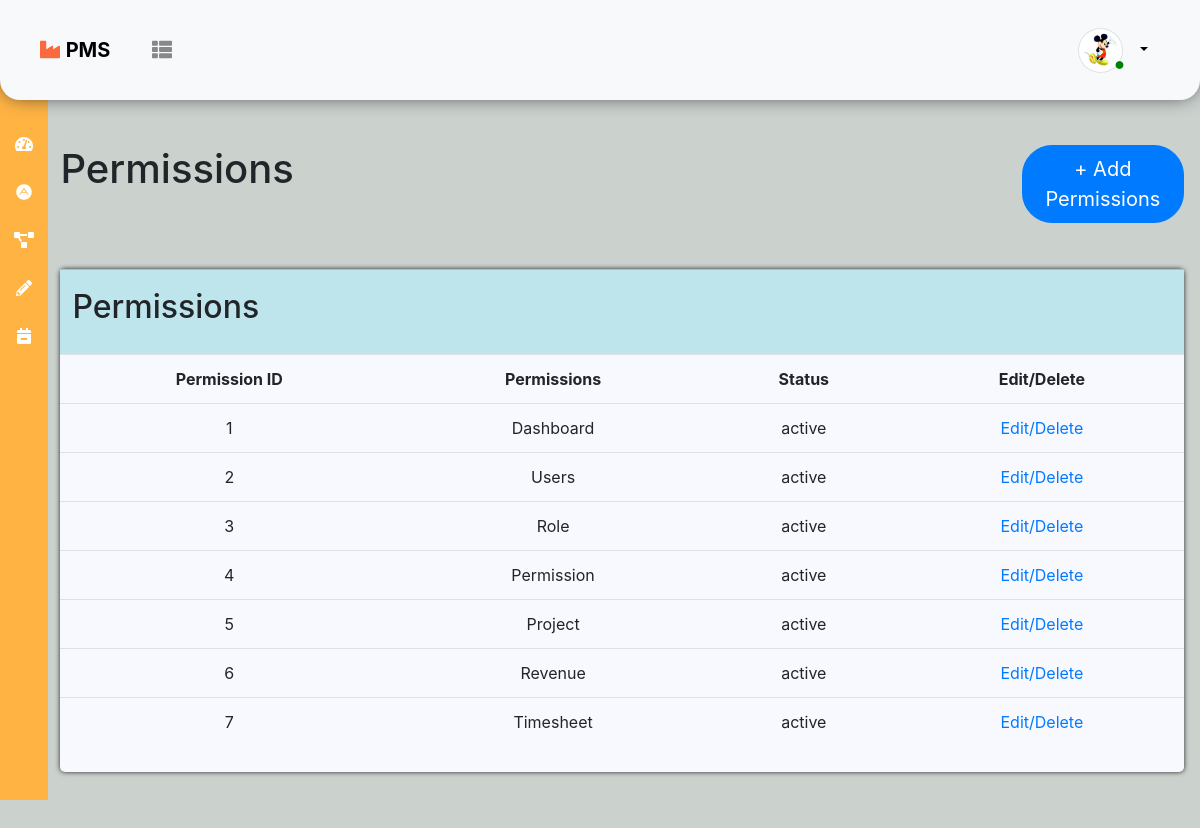
The page /permission.php (signed in) on the database its author committed.
### tables this page shows
CREATE TABLE `userinfo` (
  `userid` int(11) NOT NULL,
  `name` varchar(200) NOT NULL,
  `email` varchar(200) NOT NULL,
  `username` varchar(200) NOT NULL,
  `password` varchar(200) NOT NULL,
  `role` varchar(200) NOT NULL,
  `status` varchar(200) NOT NULL,
  `image` varchar(200) NOT NULL
);

CREATE TABLE `permission` (
  `permissionid` int(11) NOT NULL,
  `permissionname` varchar(200) NOT NULL,
  `status` varchar(200) NOT NULL
);

### permission.php (the view, shortened to what this page needs)
<?php
    include_once "connection.php";
    $permCount = true;
    $sqlPerm = mysqli_query($conn, "select * from permission");
?>
<?php require_once "header.php"; ?>
<?php if(in_array("Permission", $permissionarray1)){ ?>
<div class="row">
                <div class="col-sm-2 text-left addUsers">
                    <h1>Permissions</h1>
                </div>
                <div class="col-sm-2 offset-sm-8 text-right addUsers">
                    <a href="add_permissions.php" class="btn btn-primary btn-lg btnAdd"> + Add Permissions</a>
                </div>
                <div class="col-sm-12">
                    <div class="tabOuter">
                    <table class="table table-hover">
                        <tr class="table-info">
                            <td colspan="9" height="85"><h2>Permissions</h2></td>
                        </tr>
                        <tr class="text-center">
                            <th>Permission ID</th>
                            <th>Permissions</th>
                            <th>Status</th>
                            <th>Edit/Delete</th>
                        </tr>
                        <?php
                            if($permCount){
                                foreach($sqlPerm as $permList){
                        ?>
                        <tr class="text-center">
                            <td><?php echo $permList['permissionid']; ?></td>
                            <td><?php echo $permList['permissionname']; ?></td>
                            <td><?php echo $permList['status']; ?> </td>
                            <td><a href="edit_permission.php?edit-id=<?php echo $permList['permissionid'];?>">Edit/</a><a href="?delete-id=<?php echo $permList['permissionid'];?>">Delete</a></td>
                        </tr>
                            <?php }} ?>
                    </table>
                    </div>
                </div>
            </div>
<?php require_once "footer.php"; ?>
<?php } ?>

### header.php (shortened to what this page needs)
<?php
    include_once "connection.php";
    $user_name = $_SESSION['username'];
    $sqlquery = mysqli_query($conn, "select * from userinfo where username = '$user_name'");
    $sqlArray = mysqli_fetch_assoc($sqlquery);
    $roleses = $sqlArray['role'];
    $sqlquery2 = mysqli_query($conn, "select * from role where rolename = '$roleses'");
    $sqlArray2 = mysqli_fetch_assoc($sqlquery2);
    $rolesesid = $sqlArray2['roleid'];
    $sqlquery3 = mysqli_query($conn, "select distinct permissionid from relation where roleid = '$rolesesid'");
    $i = 0;
    foreach($sqlquery3 as $permissionArray2){
        $pppppp = $permissionArray2['permissionid'];
        $sqlquery4 = mysqli_query($conn, "select permissionname from permission where permissionid = '$pppppp'");
        $pper = mysqli_fetch_assoc($sqlquery4);
        $permissionarray1[$i] = $pper['permissionname'];
        $i++;
    }
?>
<!DOCTYPE html>
<html>
<head>
    <link rel="stylesheet" href="https://use.fontawesome.com/releases/v5.7.0/css/all.css">
    <link rel="stylesheet" href="https://maxcdn.bootstrapcdn.com/bootstrap/4.3.1/css/bootstrap.min.css">
    <link rel="stylesheet" href="//code.jquery.com/ui/1.11.4/themes/smoothness/jquery-ui.css">
    <link rel="stylesheet" href="//code.jquery.com/ui/1.12.1/themes/base/jquery-ui.css">
    <link rel="stylesheet" href="style.css">
</head>
<body>
    <div class="container-fluid">
    <div class="row">
        <div class="col-sm-12">
        <nav id="navBar" class="navbar navbar-expanded-md bg-light navbar-white fixed-top">
            <span class="navbar-brand"><a href="index.php"><i class="fas fa-industry"></i> <b id="logo">PMS</b></a> <span id="navMenu"><i class="fas fa-th-list"></i></span></span>
            <ul class="navbar-nav">
                <li class="navbar-item">
                <div class="dropdown">
                    <button type="button" class="btn btn-primary dropdown-toggle" data-toggle="dropdown" style="border: none; background: none; color: black;">
                    <img src=<?php echo "images/".$sqlArray['image']; ?> alt="<?php echo $sqlArray['image']; ?>" width="45" height="45" class="rounded-circle img-thumbnail"><sub><i style="right: 8px; position: relative; top: 10px; color: green; font-size: 8px;" class="fas fa-circle"></i></sub>
                    </button>
                </div>
                </li>
            </ul>
        </nav>
        </div>
        <div id="leftmenuinner">
            <table class="table table-borderless table-hover navLeft text-center">
                <?php if(in_array("Dashboard", $permissionarray1)){ ?>
                <tr>
                    <td><i class="fas fa-tachometer-alt"></i></td>
                </tr>
                <?php } ?>
                <?php if(in_array("Permission", $permissionarray1)){ ?>
                <tr id="aclm">
                    <td><i class="fab fa-adn"></i></td>
                </tr>
                <?php } ?>
                <?php if(in_array("Project", $permissionarray1)){ ?>
                <tr>
                    <td><i class="fas fa-project-diagram"></i></td>
                </tr>
                <?php } ?>
                <?php if(in_array("Revenue", $permissionarray1)){ ?>
                <tr>
                    <td><i class="fas fa-pencil-alt"></i></td>
                </tr>
                <?php } ?>
                <?php if(in_array("Timesheet", $permissionarray1)){ ?>
                <tr>
                    <td><i class="fas fa-calendar-minus"></i></td>
                </tr>
                <?php } ?>
            </table>
        </div>
        <div class="mainContainer outer">

### footer.php
        </div>
    </div>
    </div>
</body>
</html>

### style.css (style rules this page uses)
body { background-color: #bdc5c0c7; width: 100%; }
#navBar { padding:2.7vh 5vh; box-shadow: 0px 0px 20px -5px; border-radius: 0px 0px 20px 20px; }
.btnAdd { border-radius: 30px; }
.tabOuter { margin-top: 2%; background: ghostwhite; padding-bottom: 10px; border-radius: 5px; box-shadow: 0px 0px 5px 0px; height: auto; }
.mainContainer { width: 95.6vw; margin-left: 4.2%; margin-right: 0.5%; margin-top: 14vh; height: 100vh; }
span#navMenu { margin-left:3vw; color : #888; }
.fa-industry { color : #fb6a3c; }
b#logo { color: #000; }
div.outer { padding: 10px; background: transparent; }
div.addUsers { margin-top: 2%; margin-bottom: 2%; }
#leftmenuinner { position: fixed; top: 0; padding-top: 120px; padding-bottom: 0; height: 100vh; width: 4vw; background-color: #ffb343; z-index: +1; }
table.navLeft tr td, table.navLeft tr td a { color: #fff; }

### rows shown on the page
userinfo: image (picture)
permission: permissionid "1", permissionname "Dashboard", status "active"
permission: permissionid "2", permissionname "Users", status "active"
permission: permissionid "3", permissionname "Role", status "active"
permission: permissionid "4", permissionname "Permission", status "active"
permission: permissionid "5", permissionname "Project", status "active"
permission: permissionid "6", permissionname "Revenue", status "active"
permission: permissionid "7", permissionname "Timesheet", status "active"
